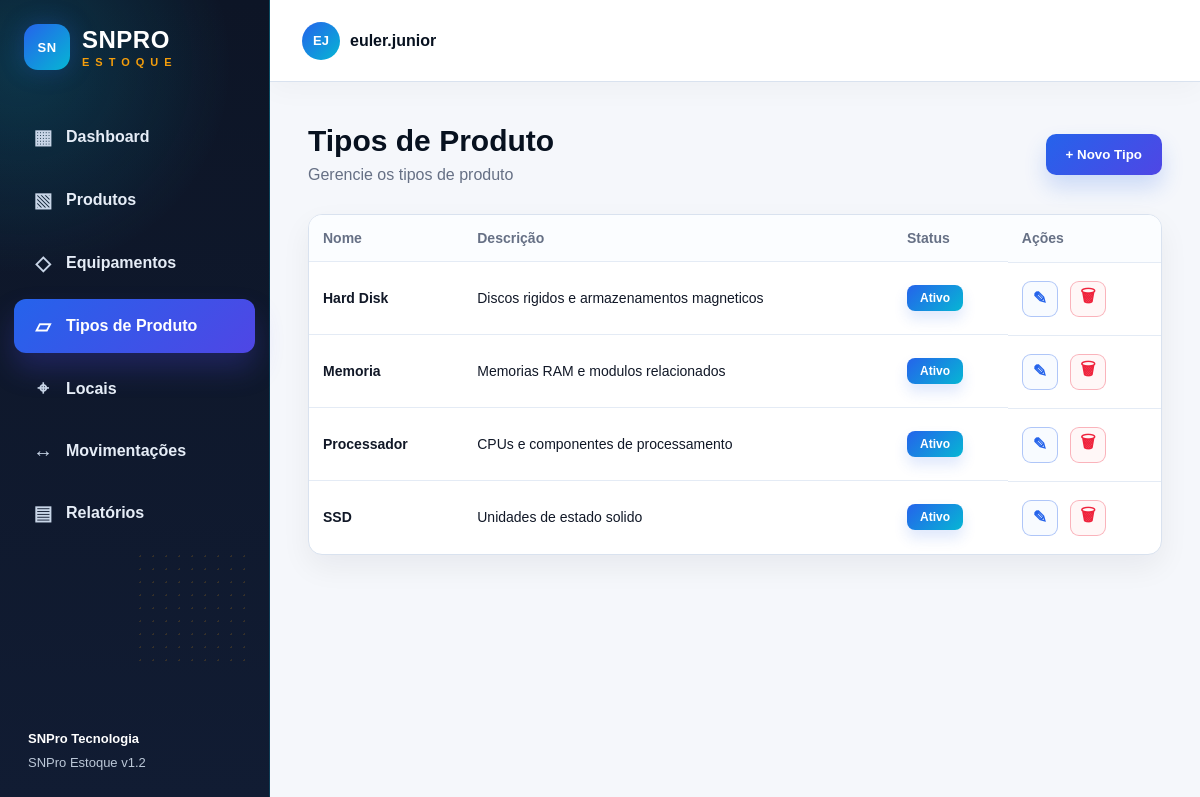
The app's page /tipos-produto, older data.
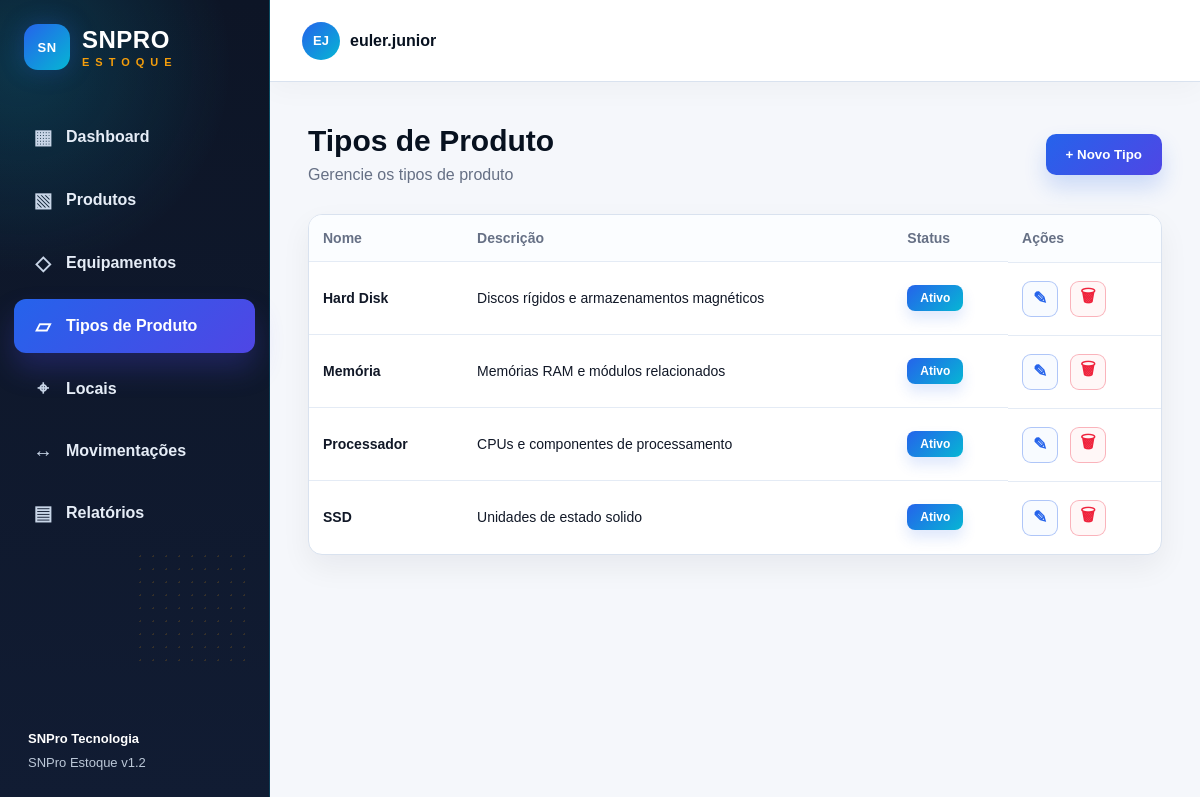
The same page, newer data.
### app/models.py (models this page shows)
class TipoProduto(db.Model):
    __tablename__ = "tipos_produto"
    id = db.Column(db.Integer, primary_key=True)
    nome = db.Column(db.String(80), unique=True, nullable=False)
    descricao = db.Column(db.Text, nullable=True)
    status = db.Column(db.String(30), nullable=False, default="Ativo")

### app/routes.py (the view)
@main.route("/tipos-produto")
def tipos_produto():
    _garantir_tipos_padrao()
    tipos_lista = TipoProduto.query.order_by(TipoProduto.nome.asc()).all()
    return render_template("tipos_produto.html", active_page="tipos_produto", tipos=tipos_lista)

### app/routes.py (called while the page is built)
def _garantir_tipos_padrao():
    if TipoProduto.query.count() == 0:
        for nome, descricao in TIPOS_PRODUTO_PADRAO:
            db.session.add(TipoProduto(nome=nome, descricao=descricao, status="Ativo"))
        db.session.commit()

### app/templates/tipos_produto.html (shortened to what this page needs)
{% extends "base.html" %}
{% block content %}
<section class="page-header">
    <div>
        <h1>Tipos de Produto</h1>
        <p>Gerencie os tipos de produto</p>
    </div>
    <button class="btn-primary" onclick="openTypeCreateModal()">+ Novo Tipo</button>
</section>
<div class="table-card categories-card">
    <table>
        <thead>
            <tr>
                <th>Nome</th>
                <th>Descrição</th>
                <th>Status</th>
                <th>Ações</th>
            </tr>
        </thead>
        <tbody>
            {% for tipo in tipos %}
            <tr>
                <td><strong>{{ tipo.nome }}</strong></td>
                <td>{{ tipo.descricao or '-' }}</td>
                <td><span class="status-active">{{ tipo.status }}</span></td>
                <td class="actions">
                    <button title="Editar" class="icon-btn edit" type="button" onclick="openTypeEditModal(this)"
                        data-id="{{ tipo.id }}"
                        data-nome="{{ tipo.nome }}"
                        data-descricao="{{ tipo.descricao or '' }}"
                        data-status="{{ tipo.status }}">✎</button>
                    <form method="post" action="{{ url_for('main.excluir_tipo_produto', tipo_id=tipo.id) }}" data-confirm-kind="tipo de produto" data-confirm-article="este">
                        <button title="Excluir" class="icon-btn danger" type="submit">🗑</button>
                    </form>
                </td>
            </tr>
            {% else %}
            <tr>
                <td colspan="4" class="empty">Nenhum tipo de produto encontrado.</td>
            </tr>
            {% endfor %}
        </tbody>
    </table>
</div>
{% endblock %}

### app/templates/base.html (shortened to what this page needs)
<!doctype html>
<html lang="pt-br">
<head>
    <link rel="stylesheet" href="{{ url_for('static', filename='css/style.css') }}">
</head>
<body>
    <aside class="sidebar">
        <div class="brand">
            <span class="brand-icon">SN</span>
            <div>
                <strong>SNPRO</strong>
                <small>ESTOQUE</small>
            </div>
        </div>
        <nav>
            <a class="{% if active_page == 'dashboard' %}active{% endif %}" href="{{ url_for('main.dashboard') }}"><span class="nav-ico">▦</span> Dashboard</a>
            <a class="{% if active_page == 'produtos' %}active{% endif %}" href="{{ url_for('main.produtos') }}"><span class="nav-ico">▧</span> Produtos</a>
            <a class="{% if active_page == 'categorias' %}active{% endif %}" href="{{ url_for('main.categorias') }}"><span class="nav-ico">◇</span> Equipamentos</a>
            <a class="{% if active_page == 'tipos_produto' %}active{% endif %}" href="{{ url_for('main.tipos_produto') }}"><span class="nav-ico">▱</span> Tipos de Produto</a>
            <a class="{% if active_page == 'locais' %}active{% endif %}" href="{{ url_for('main.locais') }}"><span class="nav-ico">⌖</span> Locais</a>
            <a class="{% if active_page == 'movimentacoes' %}active{% endif %}" href="{{ url_for('main.movimentacoes') }}"><span class="nav-ico">↔</span> Movimentações</a>
            <a class="{% if active_page == 'relatorios' %}active{% endif %}" href="{{ url_for('main.relatorios') }}"><span class="nav-ico">▤</span> Relatórios</a>
        </nav>
        <div class="version">
            <strong>SNPro Tecnologia</strong><br>
            SNPro Estoque v1.2
        </div>
    </aside>
    <main class="content">
        <header class="topbar">
            <div class="user"><span class="avatar">EJ</span> euler.junior</div>
        </header>
        {% block content %}{% endblock %}
    </main>
</body>
</html>

Row changes from the older to the newer data that the page shows:
changed TipoProduto "Hard Disk": descricao "Discos rigidos e armazenamentos magneticos" → "Discos rígidos e armazenamentos magnéticos"
changed TipoProduto: nome "Memoria" → "Memória"; descricao "Memorias RAM e modulos relacionados" → "Memórias RAM e módulos relacionados"
